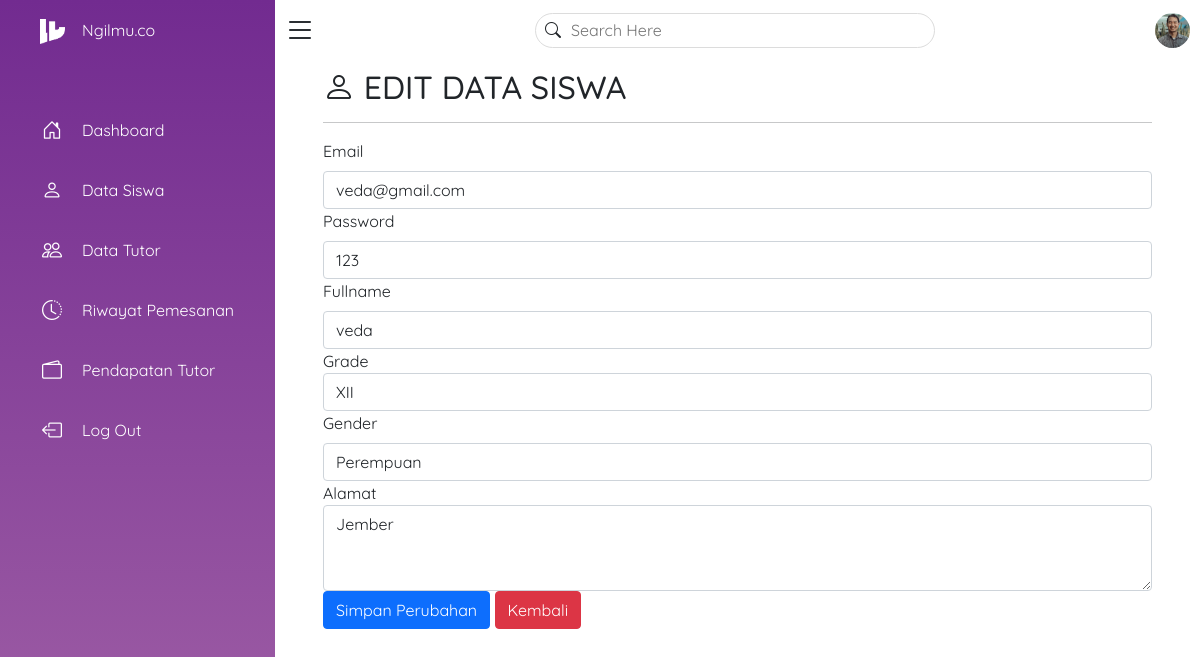
The app's page /siswa/editdatasiswa.php?id_user=1 (signed in) with its own data.
### tables this page shows
CREATE TABLE `user_detail` (
  `id_user` int(11) NOT NULL,
  `email` varchar(30) NOT NULL,
  `password` varchar(30) NOT NULL,
  `fullname` varchar(100) NOT NULL,
  `grade` varchar(20) NOT NULL,
  `gender` enum('Perempuan','Laki-Laki','','') NOT NULL,
  `alamat` varchar(100) NOT NULL
);

### siswa/editdatasiswa.php (the view, shortened to what this page needs)
<?php
require('../koneksi.php');
    $id = $_GET['id_user'];
    $query = "SELECT * FROM user_detail WHERE id_user='$id'";
    $result = mysqli_query($koneksi, $query) or die (mysql_error());
    while ($row = mysqli_fetch_array($result)){
        $email = $row['email'];
        $password = $row['password'];
        $fullname = $row['fullname'];
        $grade = $row['grade'];
        $gender = $row['gender'];
        $alamat = $row['alamat'];
    }
?>
<!DOCTYPE html>
<html lang="en">
<head>
    <link rel="stylesheet" href="../style.css">
    <link rel="stylesheet" href="https://cdn.jsdelivr.net/npm/bootstrap-icons@1.6.0/font/bootstrap-icons.css">
    <link href="https://cdn.jsdelivr.net/npm/bootstrap@5.1.3/dist/css/bootstrap.min.css" rel="stylesheet">
</head>
<body>
    <div class="container-dash">
        <div class="navigation">
            <ul>
                <li>
                    <a href="#">
                        <span class="icon"><img src="../images/ngilmu4.png"></span>
                        <span class="title">Ngilmu.co</span>
                    </a>
                </li>
                <li>
                    <a href="../dashboard.php">
                        <span class="icon"><i class="bi bi-house-door"></i></span>
                        <span class="title">Dashboard</span>
                    </a>
                </li>
                <li>
                    <a href="../datasiswa.php">
                        <span class="icon"><i class="bi bi-person"></i></span>
                        <span class="title">Data Siswa</span>
                    </a>
                </li>
                <li>
                    <a href="../datatutor.php">
                        <span class="icon"><i class="bi bi-people"></i></span>
                        <span class="title">Data Tutor</span>
                    </a>
                </li>
                <li>
                    <a href="../riwayatpemesanan.php">
                        <span class="icon"><i class="bi bi-clock-history"></i></span>
                        <span class="title">Riwayat Pemesanan</span>
                    </a>
                </li>
                <li>
                    <a href="../pendapatantutor.php">
                        <span class="icon"><i class="bi bi-wallet2"></i></span>
                        <span class="title">Pendapatan Tutor</span>
                    </a>
                </li>
                <li>
                    <a href="../index.php">
                        <span class="icon"><i class="bi bi-box-arrow-left"></i></span>
                        <span class="title">Log Out</span>
                    </a>
                </li>
            </ul>
        </div>
    <div class="main">
        <div class="topbar">
            <div class="toggle">
                <i class="bi bi-list"></i>
            </div>
            <div class="search">
                <label>
                    <input type="search" placeholder="Search Here">
                    <i class="bi bi-search"></i>
                </label>
            </div>
            <div class="user">
                <img src="../images/img1.jpg">
            </div>
        </div>
        <div class="col-md-12 p-5 pt-2">
            <h2><i class="bi bi-person"></i></i> EDIT DATA SISWA </h2><hr>
            <div class="col-12">
                <form id="form_validation" method="POST">
                            <div class="form-group form-float">
                                <div class="form-line">
                                    <label class="form-label">Email</label>
                                    <input type="email" class="form-control" name="email" value="<?php echo $email;?>" required>
                                </div>
                            </div>
                            <div class="form-group form-float">
                                <div class="form-line">
                                    <label class="form-label">Password</label>
                                    <input type="text" class="form-control" name="password" value="<?php echo $password;?>" required>
                                </div>
                            </div>
                            <div class="form-group form-float">
                                <div class="form-line">
                                    <label class="form-label">Fullname</label>
                                    <input type="text" class="form-control" name="fullname" value="<?php echo $fullname;?>" required>
                                </div>
                            </div>
                            <div class="form-group">
                                <label for="exampleFormControlInput1">Grade</label>
                                <input type="text" class="form-control" name="grade" value="<?php echo $grade; ?>">
                            </div>
                            <div class="form-group form-float">
                                <div class="form-line">
                                    <label class="form-label">Gender</label>
                                    <input type="text" class="form-control" name="gender" value="<?php echo $gender;?>" required>
                                </div>
                            </div>
                            <div class="form-group">
                                <label for="exampleFormControlTextarea1">Alamat</label>
                                <textarea class="form-control" name="alamat" rows="3"><?= $alamat; ?></textarea>
                            </div>
                            <button class="btn btn-primary" type="submit" name="update">Simpan Perubahan</button>
                            <a href="../datasiswa.php">
                                <button class="btn btn-danger" type="button" name="kembali">Kembali</button>
                            </a>
                        </form>
                    </div>
    </div>
    </div>
</body>
</html>

### style.css (style rules this page uses)
* { margin: 0; padding: 0; font-family: 'Quicksand', sans-serif; }
img { width: 400px; height: 500px; }
.container-dash { position: relative; width: 100%; }
.navigation { position: fixed; width: 275px; height: 100%; background: linear-gradient(#722B90, #A060A6); border-left: 5px solid linear-gradient(#722B90, #A060A6); transition: 0.5s ; overflow: hidden; }
.navigation ul { position: absolute; top: 0; left: 0; width: 100%; }
.navigation ul li { position: relative; width: 100%; list-style: none; border-top-left-radius: 30px; border-bottom-left-radius: 30px; }
.navigation ul li img { width: 25px; height: 25px; }
.navigation ul li:nth-child(1) { margin-bottom: 40px; pointer-events: none; }
.navigation ul li a { position: relative; display: block; width: 100%; display: flex; text-decoration: none; color: #fff; }
.navigation ul li a .icon { position: relative; display: block; min-width: 40px; height: 60px; line-height: 60px; text-align: center; }
.navigation ul li a .icon i { font-size: 1.25em; }
.navigation ul li a .title { position: relative; display: block; padding: 0 10px; height: 60px; line-height: 60px; text-align: start; white-space: nowrap; }
.main { position: absolute; width: calc(100% - 275px); left: 275px; min-height: 100vh; background: #fff; transition: 0.5s; }
.topbar { width: 100%; height: 60px; display: flex; justify-content: space-between; align-items: center; padding: 0 10px; }
.toggle { position: relative; width: 30px; height: 30px; display: flex; justify-content: center; align-items: center; font-size: 2em; cursor: pointer; }
.search { position: relative; width: 400px; margin: 0 10px; }
.search label { position: relative; width: 100%; }
.search label input { width: 100%; height: 35px; border-radius: 20px; padding: 5px 20px; padding-left: 35px; outline: none; border: 1px solid gainsboro; }
.search label i { position: absolute; top: 5px; left: 10px; font-size: 1em; }
.user { position: relative; width: 35px; height: 35px; border-radius: 50%; overflow: hidden; cursor: pointer; }
.user img { position: absolute; top: 0; left: 0; width: 100%; height: 100%; object-fit: cover; }

### records on screen
user_detail: email "veda@gmail.com", password "123", fullname "veda", grade "XII", gender "Perempuan", alamat "Jember"
